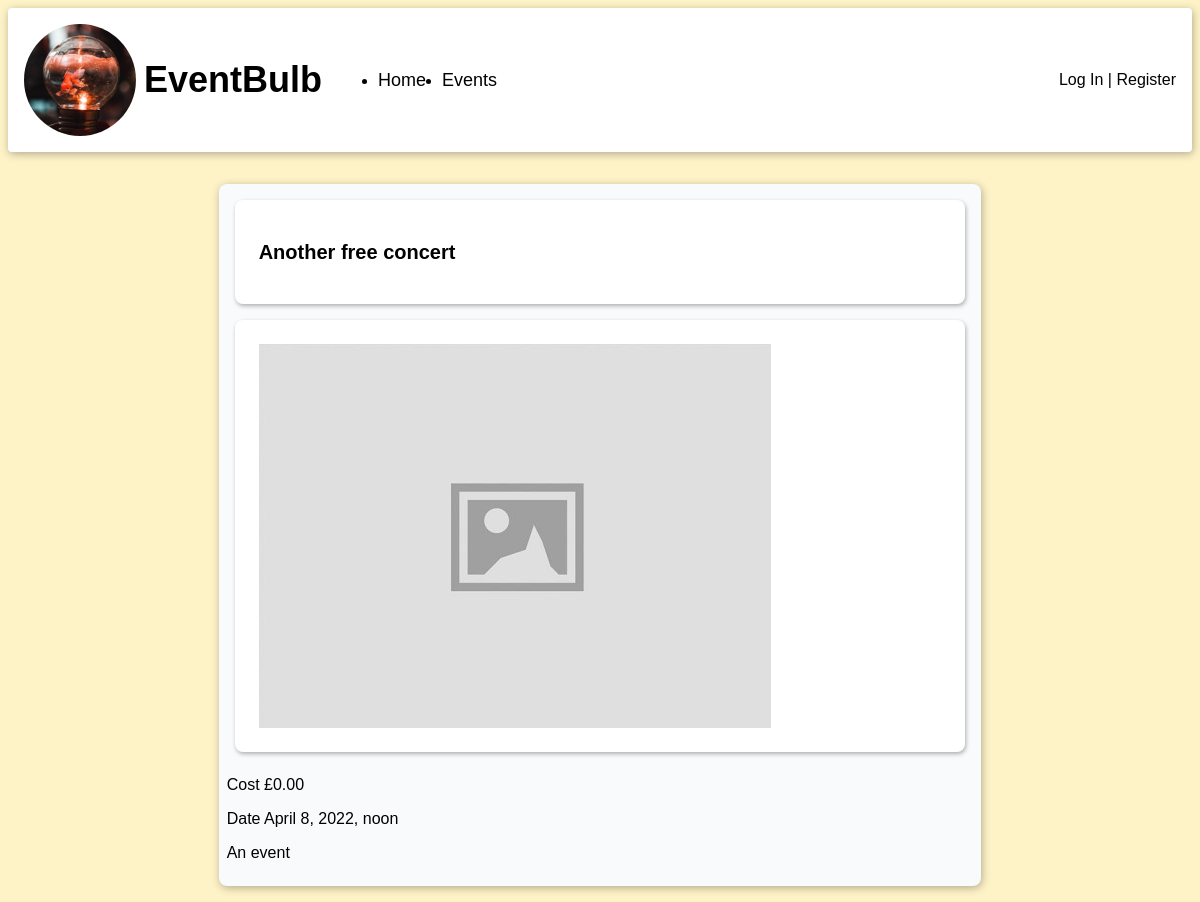
/events/34/, run on the app's committed database.
### events/models.py (models this page shows)
class Event(models.Model):
    title = models.CharField(max_length=255)
    datetime = models.DateTimeField(auto_now=False, auto_now_add=False)
    description = models.TextField()
    cost = models.DecimalField(max_digits=6, decimal_places=2)

### events/views.py (the view)
# urls.py: path('<int:id>/', views.details, name="events_details"),
def details(request, id):
    event = get_object_or_404(Event, id=id)
    return render(request, 'events/details.html', {'event':event})

### templates/events/details.html (shortened to what this page needs)
{% extends 'base.html' %}
{% load static %}
{% block content %}
<main class="wrap-content">
    <div class="card-background two-thirds-width">
      <section class="card">
        <div class="">
          <h2 class="">{{event.title}}</h2>
        </div>
      </section>
      <section class="card landing-text-container">
        <img src="{% static 'images/image_placeholder.jpg' %}" alt="Missing Image">
      </section>
      <section class="">
        <p class="">Cost £{{event.cost}}</p>
        <p class="">Date {{event.datetime}}</p>
        <p>{{event.description}}</p>
      </section>
      </div>
  </main>
  {% endblock content %}

### static/css/style.css (style rules this page uses)
:root { --shadow: 1px 2px 8px rgba(0,0,0,0.3); --shadow-small: 1px 2px 4px rgba(0,0,0,0.3); --yellow : #FEF3C7; --yellow-accent: #FDE68A; --gray: #E5E7EB; --gray-accent: #D1D5DB; --gray-light: #F9FAFB; --red: #FECACA; --red-accent: #FCA5A5; }
body { background-color: var(--yellow); display: flex; flex-direction: column; height: 100vh; font-family: 'Montserrat', Helvetica, Arial, sans-serif; }
h2 { font-size: 1.25rem; }
main { margin: 1rem; padding: 1rem; display: grid; gap: 1rem; flex-grow: 1; flex-shrink: 1; }
.card-background { background-color: var(--gray-light); padding: 0.5rem; box-shadow: var(--shadow); border-radius: 0.5rem; display: flex; flex-direction: column; }
.card { margin: 0.5rem; padding: 1.5rem; background-color: white; border-radius: 0.5rem; box-shadow: var(--shadow-small) }
.wrap-content { align-items: flex-start; flex-grow: 0; }
.two-thirds-width { justify-self: center; width: 66.666666%; }
.landing-text-container { display: flex; flex-grow: 1; }

### data on the page
Event: title "Another free concert", cost "0.00", datetime "April 8, 2022, noon", description "An event"
